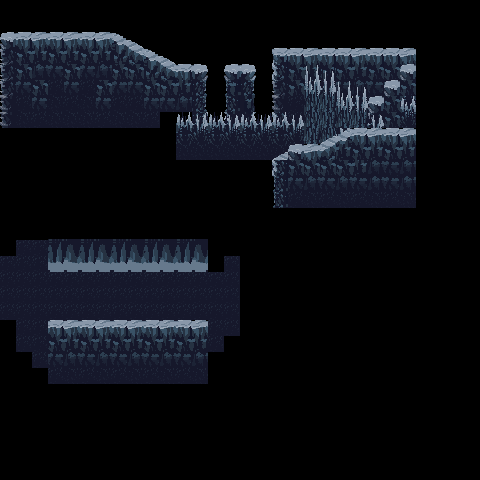

A 2D game scene composited from a Tiled map and its tileset images. What follows is a short description and the map's XML, with every tile layer's data as written:
An orthogonal 30x30 tile map with 16x16 px tiles, 3 tile layers (Tile Layer 3, Tile Layer 2, Tile Layer 4).

<map version="1.10" tiledversion="1.10.2" orientation="orthogonal" renderorder="right-down" width="30" height="30" tilewidth="16" tileheight="16" infinite="0" nextlayerid="10" nextobjectid="1">
 <tileset firstgid="1" source="LumiScoto_Mindy.tsx" />
 <layer id="5" name="Tile Layer 3" width="30" height="30">
  <data encoding="csv">
0,0,0,0,0,0,0,0,0,0,0,0,0,0,0,0,0,0,0,0,0,0,0,0,0,0,0,0,0,0,
0,0,0,0,0,0,0,0,0,0,0,0,0,0,0,0,0,0,0,0,0,0,0,0,0,0,0,0,0,0,
71,66,67,66,67,66,67,68,69,0,0,0,0,0,0,0,0,0,0,0,0,0,0,0,0,0,0,0,0,0,
135,130,131,130,131,130,131,132,133,68,69,0,0,0,0,0,0,74,66,67,66,66,67,66,66,67,0,0,0,0,
135,130,195,194,130,194,195,130,130,132,133,66,264,0,71,72,0,138,130,131,130,130,131,130,130,131,0,0,0,0,
135,194,130,258,194,258,130,194,194,130,130,131,394,0,140,394,0,135,130,396,202,194,195,194,194,195,0,0,0,0,
199,258,194,259,258,259,194,258,258,194,194,195,394,0,140,458,0,199,258,259,258,458,138,258,258,259,0,0,0,0,
199,259,258,259,259,259,258,259,259,258,0,0,396,0,202,460,0,138,258,259,258,258,259,258,258,259,0,0,0,0,
0,0,0,0,0,0,0,0,0,0,0,0,0,0,0,0,0,0,258,258,258,258,66,67,66,67,0,0,0,0,
0,0,0,0,0,0,0,0,0,0,0,0,0,0,0,0,0,259,258,0,0,0,130,131,130,131,0,0,0,0,
0,0,0,0,0,0,0,0,0,0,0,0,0,0,0,0,0,259,0,0,0,0,194,195,194,195,0,0,0,0,
0,0,0,0,0,0,0,0,0,0,0,0,0,0,0,0,0,0,0,0,0,0,0,0,0,0,0,0,0,0,
0,0,0,0,0,0,0,0,0,0,0,0,0,0,0,0,0,0,0,0,0,0,0,0,0,0,0,0,0,0,
0,0,0,0,0,0,0,0,0,0,0,0,0,0,0,0,0,0,0,0,0,0,0,0,0,0,0,0,0,0,
0,770,770,770,770,770,770,770,770,770,770,770,770,770,770,770,0,0,0,0,0,0,0,0,0,0,0,0,0,0,
0,258,258,258,258,258,258,258,258,258,258,258,258,770,770,770,0,0,0,0,0,0,0,0,0,0,0,0,0,0,
258,258,258,258,258,258,258,258,258,258,258,258,258,770,258,770,0,0,0,0,0,0,0,0,0,0,0,0,0,0,
258,258,258,258,258,258,258,258,258,258,258,258,258,258,258,770,0,0,0,0,0,0,0,0,0,0,0,0,0,0,
258,258,258,258,258,258,258,258,258,258,258,258,258,258,258,771,770,0,0,0,0,0,0,0,0,0,0,0,0,0,
258,258,258,258,258,258,258,258,258,258,258,258,258,258,258,771,771,0,0,0,0,0,0,0,0,0,0,0,0,0,
0,258,258,258,258,258,258,258,258,258,258,258,770,258,258,771,771,0,0,0,0,0,0,0,0,0,0,0,0,0,
771,258,258,771,771,0,0,0,771,0,0,0,258,258,771,771,771,0,0,0,0,0,0,0,0,0,0,0,0,0,
771,770,258,771,771,771,771,771,771,770,770,770,770,770,771,770,770,0,0,0,0,0,0,0,0,0,0,0,0,0,
771,771,771,771,770,770,770,770,770,770,770,770,770,770,770,770,0,0,0,0,0,0,0,0,0,0,0,0,0,0,
0,0,0,0,0,0,0,0,0,0,0,0,0,0,0,0,0,0,0,0,0,0,0,0,0,0,0,0,0,0,
0,0,0,0,0,0,0,0,0,0,0,0,0,0,0,0,0,0,0,0,0,0,0,0,0,0,0,0,0,0,
0,0,0,0,0,0,0,0,0,0,0,0,0,0,0,0,0,0,0,0,0,0,0,0,0,0,0,0,0,0,
0,0,0,0,0,0,0,0,0,0,0,0,0,0,0,0,0,0,0,0,0,0,0,0,0,0,0,0,0,0,
0,0,0,0,0,0,0,0,0,0,0,0,0,0,0,0,0,0,0,0,0,0,0,0,0,0,0,0,0,0,
0,0,0,0,0,0,0,0,0,0,0,0,0,0,0,0,0,0,0,0,0,0,0,0,0,0,0,0,0,0
</data>
 </layer>
 <layer id="8" name="Tile Layer 2" width="30" height="30">
  <data encoding="csv">
0,0,0,0,0,0,0,0,0,0,0,0,0,0,0,0,0,0,0,0,0,0,0,0,0,0,0,0,0,0,
0,0,0,0,0,0,0,0,0,0,0,0,0,0,0,0,0,0,0,0,0,0,0,0,0,0,0,0,0,0,
0,0,0,0,0,0,0,0,0,0,0,0,0,0,0,0,0,0,0,0,0,0,0,0,0,0,0,0,0,0,
0,0,0,0,0,0,0,0,0,0,0,0,0,0,0,0,0,0,0,0,0,0,0,0,0,0,0,0,0,0,
0,0,0,0,0,0,0,0,0,0,0,0,0,0,0,0,0,0,0,517,518,0,0,0,0,71,0,0,0,0,
0,0,0,0,0,0,0,0,0,0,0,0,0,0,388,0,0,0,0,581,582,517,518,0,71,138,0,0,0,0,
0,0,0,0,0,0,0,0,0,0,0,0,0,0,0,387,0,0,0,645,646,581,582,71,135,578,0,0,0,0,
0,0,0,0,0,0,0,0,0,0,0,514,515,514,515,514,515,514,515,645,646,645,646,135,578,195,0,0,0,0,
0,0,0,0,0,0,0,0,0,0,0,578,579,578,579,578,579,578,579,646,645,582,0,0,0,0,0,0,0,0,
0,0,0,0,0,0,0,0,0,0,0,259,259,259,259,259,259,259,322,0,0,0,0,0,0,0,0,0,0,0,
0,0,0,0,0,0,0,0,0,0,0,0,0,0,0,0,0,138,130,130,130,130,131,0,0,0,0,0,0,0,
0,0,0,0,0,0,0,0,0,0,0,0,0,0,0,0,0,140,194,195,194,195,194,195,194,195,0,0,0,0,
0,0,0,0,0,0,0,0,0,0,0,0,0,0,0,0,0,140,258,259,258,259,258,259,258,259,0,0,0,0,
0,0,0,0,0,0,0,0,0,0,0,0,0,0,0,0,0,0,0,0,0,0,0,0,0,0,0,0,0,0,
0,0,0,0,0,0,0,0,0,0,0,0,0,0,0,0,0,0,0,0,0,0,0,0,0,0,0,0,0,0,
0,0,0,0,0,0,0,0,0,0,0,0,0,0,0,0,0,0,0,0,0,0,0,0,0,0,0,0,0,0,
0,0,0,0,0,0,0,0,0,0,0,0,0,0,0,0,0,0,0,0,0,0,0,0,0,0,0,0,0,0,
0,0,0,0,0,0,0,0,0,0,0,0,0,0,0,0,0,0,0,0,0,0,0,0,0,0,0,0,0,0,
0,0,0,0,0,0,0,0,0,0,0,0,0,0,0,0,0,0,0,0,0,0,0,0,0,0,0,0,0,0,
0,0,0,0,0,0,0,0,0,0,0,0,0,0,0,0,0,0,0,0,0,0,0,0,0,0,0,0,0,0,
0,0,0,0,0,0,0,0,0,0,0,0,0,0,0,0,0,0,0,0,0,0,0,0,0,0,0,0,0,0,
0,0,0,0,0,0,0,0,0,0,0,0,0,0,0,0,0,0,0,0,0,0,0,0,0,0,0,0,0,0,
0,0,0,0,0,0,0,0,0,0,0,0,0,0,0,0,0,0,0,0,0,0,0,0,0,0,0,0,0,0,
0,0,0,0,0,0,0,0,0,0,0,0,0,0,0,0,0,0,0,0,0,0,0,0,0,0,0,0,0,0,
0,0,0,0,0,0,0,0,0,0,0,0,0,0,0,0,0,0,0,0,0,0,0,0,0,0,0,0,0,0,
0,0,0,0,0,0,0,0,0,0,0,0,0,0,0,0,0,0,0,0,0,0,0,0,0,0,0,0,0,0,
0,0,0,0,0,0,0,0,0,0,0,0,0,0,0,0,0,0,0,0,0,0,0,0,0,0,0,0,0,0,
0,0,0,0,0,0,0,0,0,0,0,0,0,0,0,0,0,0,0,0,0,0,0,0,0,0,0,0,0,0,
0,0,0,0,0,0,0,0,0,0,0,0,0,0,0,0,0,0,0,0,0,0,0,0,0,0,0,0,0,0,
0,0,0,0,0,0,0,0,0,0,0,0,0,0,0,0,0,0,0,0,0,0,0,0,0,0,0,0,0,0
</data>
 </layer>
 <layer id="9" name="Tile Layer 4" width="30" height="30">
  <data encoding="csv">
0,0,0,0,0,0,0,0,0,0,0,0,0,0,0,0,0,0,0,0,0,0,0,0,0,0,0,0,0,0,
0,0,0,0,0,0,0,0,0,0,0,0,0,0,0,0,0,0,0,0,0,0,0,0,0,0,0,0,0,0,
0,0,0,0,0,0,0,0,0,0,0,0,0,0,0,0,0,0,0,0,0,0,0,0,0,0,0,0,0,0,
0,0,0,0,0,0,0,0,0,0,0,0,0,0,0,0,0,0,0,0,0,0,0,0,0,0,0,0,0,0,
0,0,0,0,0,0,0,0,0,0,0,0,0,0,0,0,0,0,0,0,0,0,0,0,0,0,0,0,0,0,
0,0,0,0,0,0,0,0,0,0,0,0,0,0,0,0,0,0,0,0,0,0,518,0,0,130,0,0,0,0,
0,0,0,0,0,0,0,0,0,0,0,0,0,0,0,0,0,0,0,0,0,0,582,0,130,514,0,0,0,0,
0,0,0,0,0,0,0,0,0,0,0,0,0,0,0,0,0,0,0,0,0,0,0,515,130,579,0,0,0,0,
0,0,0,0,0,0,0,0,0,0,0,0,0,0,0,0,0,0,0,0,196,197,0,0,0,0,0,0,0,0,
0,0,0,0,0,0,0,0,0,0,0,0,0,0,0,0,0,196,71,67,260,131,0,0,0,0,0,0,0,0,
0,0,0,0,0,0,0,0,0,0,0,0,0,0,0,0,0,0,0,0,0,0,0,0,0,0,0,0,0,0,
0,0,0,0,0,0,0,0,0,0,0,0,0,0,0,0,0,0,0,0,0,0,0,0,0,0,0,0,0,0,
0,0,0,770,771,770,771,770,771,770,771,770,771,0,0,0,0,0,0,0,0,0,0,0,0,0,0,0,0,0,
0,0,0,834,835,834,835,834,835,834,835,834,835,0,0,0,0,0,0,0,0,0,0,0,0,0,0,0,0,0,
0,0,0,898,899,898,899,898,899,898,899,898,899,0,0,0,0,0,0,0,0,0,0,0,0,0,0,0,0,0,
0,0,0,962,963,962,963,962,963,962,963,962,963,0,0,0,0,0,0,0,0,0,0,0,0,0,0,0,0,0,
0,0,0,1026,1027,1026,1027,1026,1027,1026,1027,1026,1027,0,0,0,0,0,0,0,0,0,0,0,0,0,0,0,0,0,
0,0,0,0,0,0,0,0,0,0,0,0,0,0,0,0,0,0,0,0,0,0,0,0,0,0,0,0,0,0,
0,0,0,0,0,0,0,0,0,0,0,0,0,0,0,0,0,0,0,0,0,0,0,0,0,0,0,0,0,0,
0,0,0,0,0,0,0,0,0,0,0,0,0,0,0,0,0,0,0,0,0,0,0,0,0,0,0,0,0,0,
0,0,0,66,67,66,67,66,67,66,67,66,67,0,0,0,0,0,0,0,0,0,0,0,0,0,0,0,0,0,
0,0,0,130,131,130,131,130,131,130,131,130,131,0,0,0,0,0,0,0,0,0,0,0,0,0,0,0,0,0,
0,0,0,194,195,194,195,194,195,194,195,194,195,0,0,0,0,0,0,0,0,0,0,0,0,0,0,0,0,0,
0,0,0,258,259,258,259,258,259,258,259,258,259,0,0,0,0,0,0,0,0,0,0,0,0,0,0,0,0,0,
0,0,0,0,0,0,0,0,0,0,0,0,0,0,0,0,0,0,0,0,0,0,0,0,0,0,0,0,0,0,
0,0,0,0,0,0,0,0,0,0,0,0,0,0,0,0,0,0,0,0,0,0,0,0,0,0,0,0,0,0,
0,0,0,0,0,0,0,0,0,0,0,0,0,0,0,0,0,0,0,0,0,0,0,0,0,0,0,0,0,0,
0,0,0,0,0,0,0,0,0,0,0,0,0,0,0,0,0,0,0,0,0,0,0,0,0,0,0,0,0,0,
0,0,0,0,0,0,0,0,0,0,0,0,0,0,0,0,0,0,0,0,0,0,0,0,0,0,0,0,0,0,
0,0,0,0,0,0,0,0,0,0,0,0,0,0,0,0,0,0,0,0,0,0,0,0,0,0,0,0,0,0
</data>
 </layer>
 <objectgroup id="7" name="Object Layer 1" />
</map>